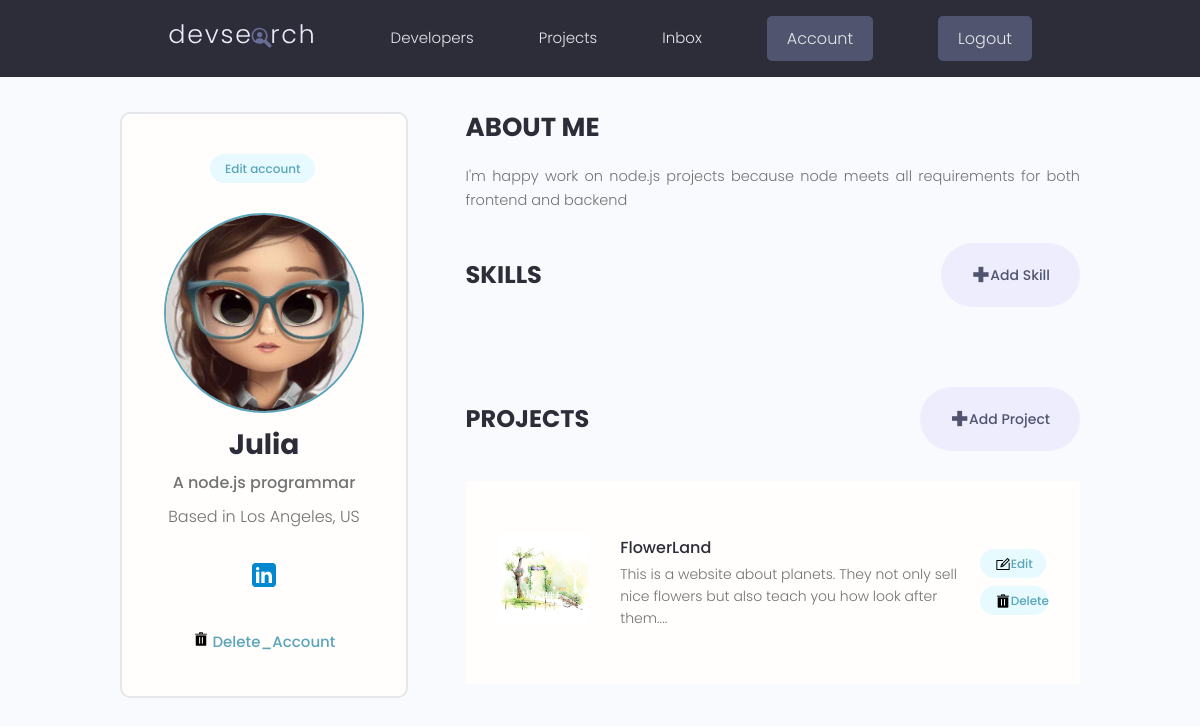
The page /account/ (signed in) on the database as committed earlier.
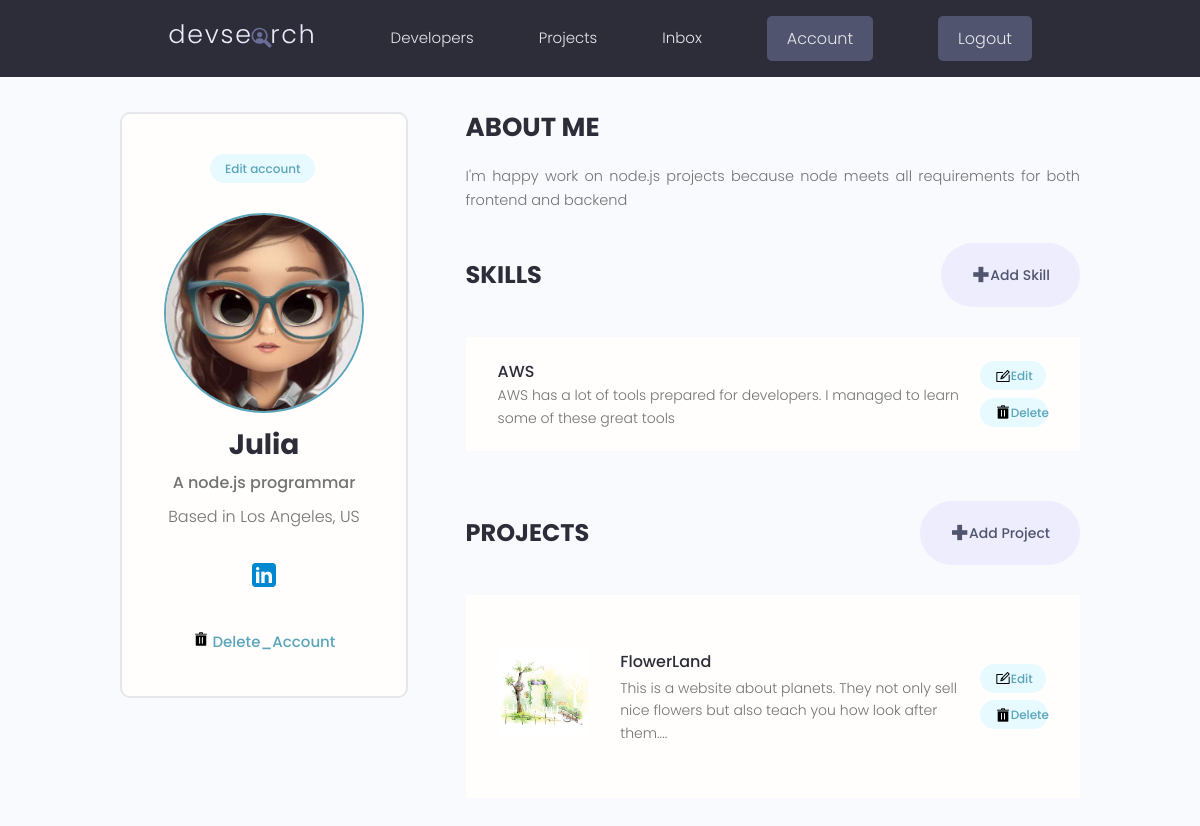
The same page on the database as committed later.
### projects/models.py (models this page shows, shortened)
class Project(models.Model):
    owner=models.ForeignKey(Profile, on_delete=models.CASCADE,blank=True,null=True)
    title=models.CharField(max_length=200)
    description=models.TextField(null=True,blank=True)
    featured_image=models.ImageField(null=True,blank=True, default='ProjectImages/default.jpg',upload_to="ProjectImages/")
    demo_link=models.CharField(max_length=2000,null=True,blank=True)
    source_link=models.CharField(max_length=2000,null=True,blank=True)
    tags=models.ManyToManyField('Tag',blank=True)
    vote_total=models.IntegerField(default=0,null=True,blank=True)
    vote_ratio=models.IntegerField(default=0,null=True,blank=True)
    created=models.DateTimeField(auto_now_add=True)
    id=models.UUIDField(default=uuid.uuid4,unique=True,primary_key=True,editable=False)
    class Meta:
        ordering=['-vote_ratio' , '-vote_total' , 'title']

### users/models.py (models this page shows, shortened)
class Skill(models.Model):
    owner=models.ForeignKey(Profile,on_delete=models.CASCADE,blank=True,null=True)
    name=models.CharField(max_length=200,null=True,blank=True)
    description=models.TextField(null=True,blank=True)
    created=models.DateTimeField(auto_now_add=True)
    id=models.UUIDField(default=uuid.uuid4,unique=True,primary_key=True,editable=False)

### users/views.py (the view)
# urls.py: path('account/', views.userAccount , name="account"),
@login_required(login_url='login')
def userAccount(request):
    profile=request.user.profile
    projects=profile.project_set.all()
    skills=profile.skill_set.all()
    context={'profile':profile,'projects':projects,'skills':skills}
    return render(request,'account.html',context)

### users/templates/account.html (shortened to what this page needs)
{% extends 'main.html' %}
{% load static %}
{% block content %}
  <main class="settingsPage profile my-md">
    <div class="container">
      <div class="layout">
        <div class="column column--1of3">
          <div class="card text-center">
            <div class="card__body dev">
              <a class="tag tag--pill tag--main settings__btn" href="{% url 'edit_account' %}">Edit account</a>
              <img class="avatar avatar--xl dev__avatar" src="{{profile.profile_image.url}}" />
              <h2 class="dev__name">{{profile.name}}</h2>
              <p class="dev__title">{{profile.short_intro}}</p>
              <p class="dev__location">Based in {{profile.location}}</p>
              <ul class="dev__social">
                {% if profile.social_linkedin %}
                <li>
                  <a title="linkedin" href="{{profile.social_linkedin}}" target="_blank"><img src="{% static 'images/thumbnail/linkedin-32.png' %}"></a>
                </li>
                {% endif %}
              </ul>
                <a title="delete_account" href="{% url 'deleteAccount' profile.id %}" target="_self">
                  <img src="{% static 'images/thumbnail/iconmonstr-trash-can-filled-24.png' %}" style="max-width:16px;">
                  Delete_Account
                </a>
            </div>
          </div>
        </div>
        <div class="column column--2of3">
          <div class="devInfo">
            <h3 class="devInfo__title">About Me</h3>
            <p class="devInfo__about"> {{profile.bio}}</p>
          </div>
          <div class="settings">
            <h3 class="settings__title">Skills</h3>
            <a class="tag tag--pill tag--sub settings__btn tag--lg" href="{% url 'create_skill' %}"><b style="font-size: 30px;">+</b>Add Skill</a>
          </div>
          <table class="settings__table">
            {% for skill in skills %}
            <tr>
              <td class="settings__tableInfo">
                <h4>{{skill.name}}</h4>
                <p>{{skill.description}}</p>
              </td>
              <td class="settings__tableActions">
                <a class="tag tag--pill tag--main settings__btn" href="{% url 'edit_skill' skill.id %}">
                  <img src="{% static 'images/thumbnail/iconmonstr-pencil-square-lined-16.png' %}"/> Edit
                </a>
                <a class="tag tag--pill tag--main settings__btn" onclick=" deleteObject('{{skill.id}}' , '1')">
                  <img src="{% static 'images/thumbnail/iconmonstr-trash-can-filled-16.png' %}">
                  Delete
                </a>
              </td>
            </tr>
            {% endfor %}
          </table>
          <div class="settings">
            <h3 class="settings__title">Projects</h3>
            <a class="tag tag--pill tag--sub settings__btn tag--lg" href="{% url 'create-project'%}"><b style="font-size: 30px;">+</b> Add Project</a>
          </div>
          <table class="settings__table">
            {% for project in projects %}
            <tr>
              <td class="settings__thumbnail">
                <a href="{% url 'single_project' project.title %}"><img src="{{project.featured_image.url}}" alt="Project Thumbnail" /></a>
              </td>
              <td class="settings__tableInfo">
                <a href="{% url 'single_project' project.title %}">{{project.title}}</a>
                {% if project.description %}
                <p>{{project.description|slice:"150"}}...</p>
                {% endif %}
              </td>
              <td class="settings__tableActions">
                <a class="tag tag--pill tag--main settings__btn" href="{% url 'update_project' project.id %}">
                  <img src="{% static 'images/thumbnail/iconmonstr-pencil-square-lined-16.png' %}"/> Edit
                </a>
                <a class="tag tag--pill tag--main settings__btn" onclick=" deleteObject('{{project.title}}' , '2')">
                  <img src="{% static 'images/thumbnail/iconmonstr-trash-can-filled-16.png' %}">Delete
                </a>
              </td>
            </tr>
            {% endfor %}
          </table>
        </div>
      </div>
    </div>
  </main>
  {% endblock %}

Rows that differ between the two databases and show on the page:
added Skill: name "AWS", description "AWS has a lot of tools prepared for developers. I managed to learn some of these great tools"
